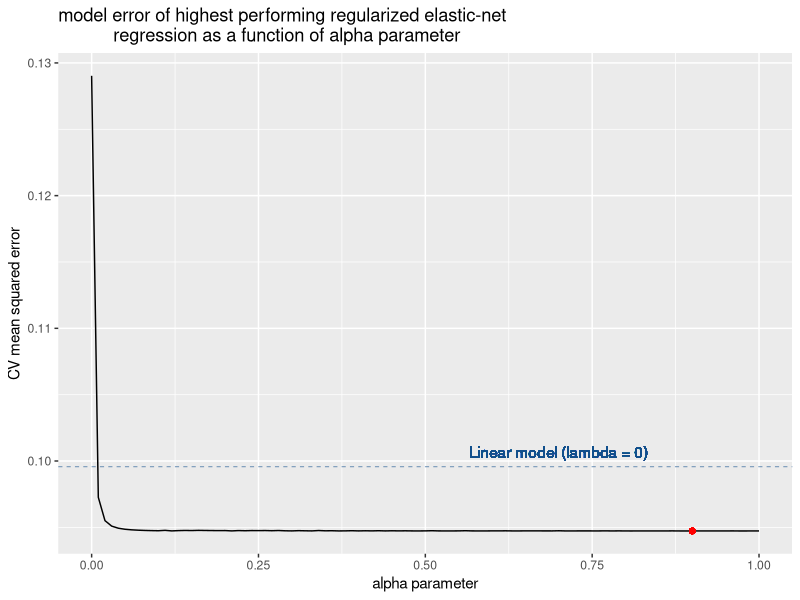
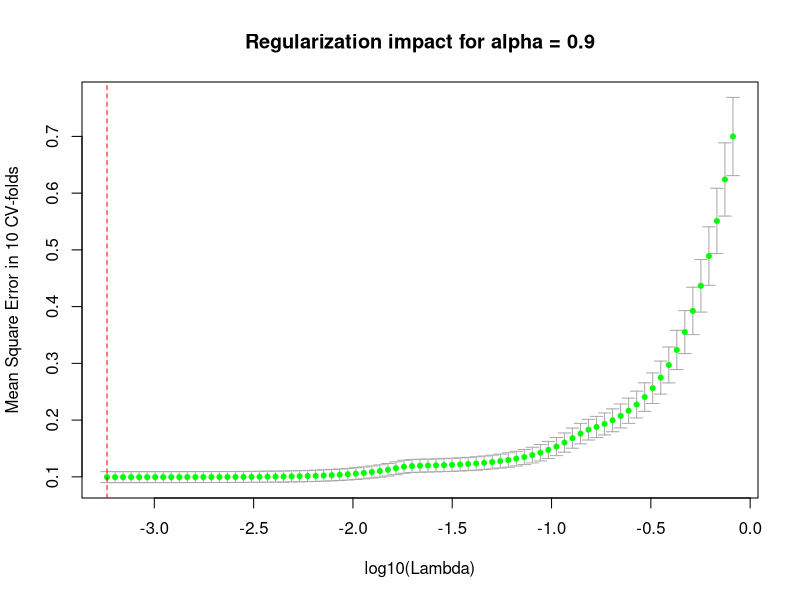

Recreate these plots in R, in order.
## ---- chunk 1
#nice pca
library(ggplot2)
# Embedded feature selection (ridge, Lasso, Elastic-Net)
library(glmnet)
## ---- chunk 2
data <- read.csv('data/iris_processed.csv')
obs <- data[,-1]
## ---- chunk 3

# Code for a train/validation/test split and evaluation of two models
# fix the randomness of the following lines, enable results reproducibility
set.seed(42)
# Generate random index
idx.test = sample(c('non-test','test'),nrow(obs),replace=TRUE,prob = c(0.8,0.2))

# split observations in test/non-test sets
X = obs[which(idx.test == 'non-test'),]
X.test = obs[which(idx.test == 'test'),] # this test set will be used for all the evalutations in this session

# define train/validation split
idx.val = sample(c('train','val'),nrow(X),replace=TRUE,prob = c(0.75,0.25)) # 75% of 80 % is 60 %
X.train = X[which(idx.val == 'train'),]
X.val = X[which(idx.val == 'val'),]


# Fit model with only sepal width predictor
fit1 <- lm(sepal_length ~ sepal_width, data = X.train)
# Fit model with all predictors
fit2 <- lm(sepal_length ~ ., data = X.train)

# Evaluate both models on validation
preds1 = predict(fit1,X.val)
preds2 = predict(fit2,X.val)

# One performance measure is the Mean Square Error (MSE) between actual and predicted values:

#### validation ####
# Model 1
mse1 = mean((X.val[,1] - preds1)^2)
# Model 2
mse2 = mean((X.val[,1] - preds2)^2)


#select best model, based on the smallest error (here)
if( mse1 < mse2 ){
  best.model = fit1
  best = 1
}else{
  best.model = fit2
  best = 2
}

# Do test prediction
preds.test = predict(best.model,X.test)
# Get MSE for the test set
mse.test = mean((X.test[,1] - preds.test)^2)

## ---- chunk 4

cat('Model 1 error on Validation set:',mse1,'\n')
cat('Model 2 error on Validation set:',mse2,'\n')


cat('Best model (', best,') error on Test set:',mse.test,'\n')

## ---- chunk 5
#Call function for a different random split --> note the variation in performance measurement
# define train/validation split
idx.val = sample(c('train','val'),nrow(X),replace=TRUE,prob = c(0.8,0.2))
X.train = X[which(idx.val == 'train'),]
X.val = X[which(idx.val == 'val'),]

# Fit model with only sepal width predictor
fit1 <- lm(sepal_length ~ sepal_width, data = X.train)
# Fit model with all predictors
fit2 <- lm(sepal_length ~ ., data = X.train)

# Evaluate both models on validation
preds1 = predict(fit1,X.val)
preds2 = predict(fit2,X.val)

# One performance measure is the Mean Square Error (MSE) between actual and predicted values:

#### validation ####
# Model 1
mse1 = mean((X.val[,1] - preds1)^2)
# Model 2
mse2 = mean((X.val[,1] - preds2)^2)

#select best model, based on the smallest error (here)
if( mse1 < mse2 ){
  best.model = fit1
  best = 1
}else{
  best.model = fit2
  best = 2
}
# Do test prediction
preds.test = predict(best.model,X.test)
# Get MSE for the test set
mse.test = mean((X.test[,1] - preds.test)^2)

## ---- chunk 6

cat('Model 1 error on Validation set:',mse1,'\n')
cat('Model 2 error on Validation set:',mse2,'\n')


cat('Best model (', best,') error on Test set:',mse.test,'\n')
## ---- chunk 7
# Code for a cross-validation evaluation

# Advanced: Fix random seed for reproducibility purpose (having the same random folds)
set.seed(42)

# Number of folds/rounds
nfolds = 10
# Generate random index
idx = sample(1:nfolds,nrow(X),replace=TRUE)
# Sanity check
table(idx)

# Initiate vectors for storing predictions from 2 models
preds1 = rep(0,nrow(X))
preds2 = rep(0,nrow(X))

# Loop/Rotation over the different folds
for(fold in 1:nfolds){
  #get index of test fold
  val.idx = which(idx == fold)
  # split train/test
  X.val = X[val.idx,]
  X.train = X[-val.idx,]
  # Fit model with only sepal width predictor
  fit1 <- lm(sepal_length ~ sepal_width, data = X.train)
  # Fit model with all predictors
  fit2 <- lm(sepal_length ~ ., data = X.train)

  # Evaluate both models on validation
  preds1[val.idx] = predict(fit1,X.val)
  preds2[val.idx] = predict(fit2,X.val)
}

# In terms of Mean Square Error (MSE) ~ average of residuals
# Model 1
mse1 = mean((X[,1] - preds1)^2)
# Model 2
mse2 = mean((X[,1] - preds2)^2)

cat('Model1 has a CV-error=',mse1,'while Model2 has CV-error=',mse2,'\n')
if(mse1 < mse2){
  final.fit <- lm(sepal_length ~ sepal_width, data = X)
  preds.test = predict(final.fit,X.test)
}else{
  final.fit <- lm(sepal_length ~ ., data = X)
  preds.test = predict(final.fit,X.test)
}

# final test set performances
mse.test = mean((X.test[,1] - preds.test)^2)
print(mse.test)

## ---- chunk 8
# Code for a cross-validation evaluation

# Advanced: Fix random seed for reproducibility purpose (having the same random folds)
set.seed(42)

# Number of folds/rounds
nfolds = 10
# Generate random index
idx = sample(1:nfolds,nrow(X),replace=TRUE) 

#define alpha parameter
alphas <- seq(from = 0, to = 1, by = 0.01)

#define output
mses <- rep(0,length(alphas))

#loop over alpha values
for(i in 1:length(alphas)){
  # cv.glmnet function does the CV loop for the different folds
  cvfits <- cv.glmnet(x=as.matrix(X[,-1]), y=X[,1], alpha=alphas[i], nfolds=nfolds,foldid=idx) 
  # for a given alpha, lambda is optimized inside cv.glmnet
  preds.regul = predict(cvfits, newx = as.matrix(X[,-1]), s = "lambda.min")
  mses[i] <- mean((X[,1] - preds.regul)^2)
}
this <- data.frame(mse=mses, alpha=alphas)

#get best model among alpha-range
best.alpha = alphas[which.min(mses)]


# figure: alpha parameter impact on perfomances
plot1 <- ggplot(this, aes(x=alpha, y=mse)) +
  geom_line() +
  ylab("CV mean squared error") +
  xlab("alpha parameter") +
  ggtitle("model error of highest performing regularized elastic-net
           regression as a function of alpha parameter") + 
       #add performances for linear regression without regularization
          geom_hline(aes(yintercept=mean((X[,1] - preds2)^2)),
                       size=0.2,linetype = 2,colour='dodgerblue4') +
       # add best alpha point
          geom_point(aes(x=best.alpha,y=min(this$mse)),color = 'red') +
    geom_text(aes(x = 0.7, y = mean((X[,1] - preds2)^2)+0.01*mean(range(this$mse)) , label = "Linear model (lambda = 0)"), colour = "dodgerblue4") + theme(legend.position="none")
plot1

#retrain model with best_alpha
cvfits <- cv.glmnet(x=as.matrix(X[,-1]), y=X[,1], alpha=best.alpha, nfolds=nfolds,foldid=idx)

# print best parameters pair
cat('Best alpha:',best.alpha,' and best lambda:',cvfits$lambda.min,'\n')

# figure: lambda parameter impact on performances (given alpha = best_alpha)
xlab = "log10(Lambda)"
plot.args = list(x = log10(cvfits$lambda), y = cvfits$cvm, 
        ylim = range(cvfits$cvup, cvfits$cvlo), xlab = xlab, ylab = 'Mean Square Error in 10 CV-folds', type = "n",main = paste('Regularization impact for alpha =',best.alpha))

do.call("plot", plot.args)
# function drawing error bars given an upper and lower bounds
error.bars <-function(x, upper, lower, width = 0.02, ...)
{
	xlim <- range(x)
	barw <- diff(xlim) * width
	segments(x, upper, x, lower, ...)
	segments(x - barw, upper, x + barw, upper, ...)
	segments(x - barw, lower, x + barw, lower, ...)
}
error.bars(log10(cvfits$lambda), cvfits$cvup, cvfits$cvlo, width = 0.01, col = "darkgrey")
points(log10(cvfits$lambda), cvfits$cvm, pch = 20, col = "green")
abline(v = log10(cvfits$lambda.min), lty = 2,col = 'red')

## ---- chunk 9
#get preds for the best (alpha,lambda) pair
preds.regul = predict(cvfits, newx = as.matrix(X.test[,-1]), s = "lambda.min")
# In terms of Mean Square Error (MSE)
# Linear Regression with all variables
mean((X.test[,1] - preds.test)^2)
# Regularized Model
mean((X.test[,1] - preds.regul)^2)

# Check the best Elastic-Net model
coef.regul = coef(cvfits, s = "lambda.min")

# Standard Linear Regression model
coef.lm = coef(final.fit)

models = cbind(coef.regul,coef.lm)
colnames(models)  = c('Regularized Model', 'Standard Linear Model')
print(models)

